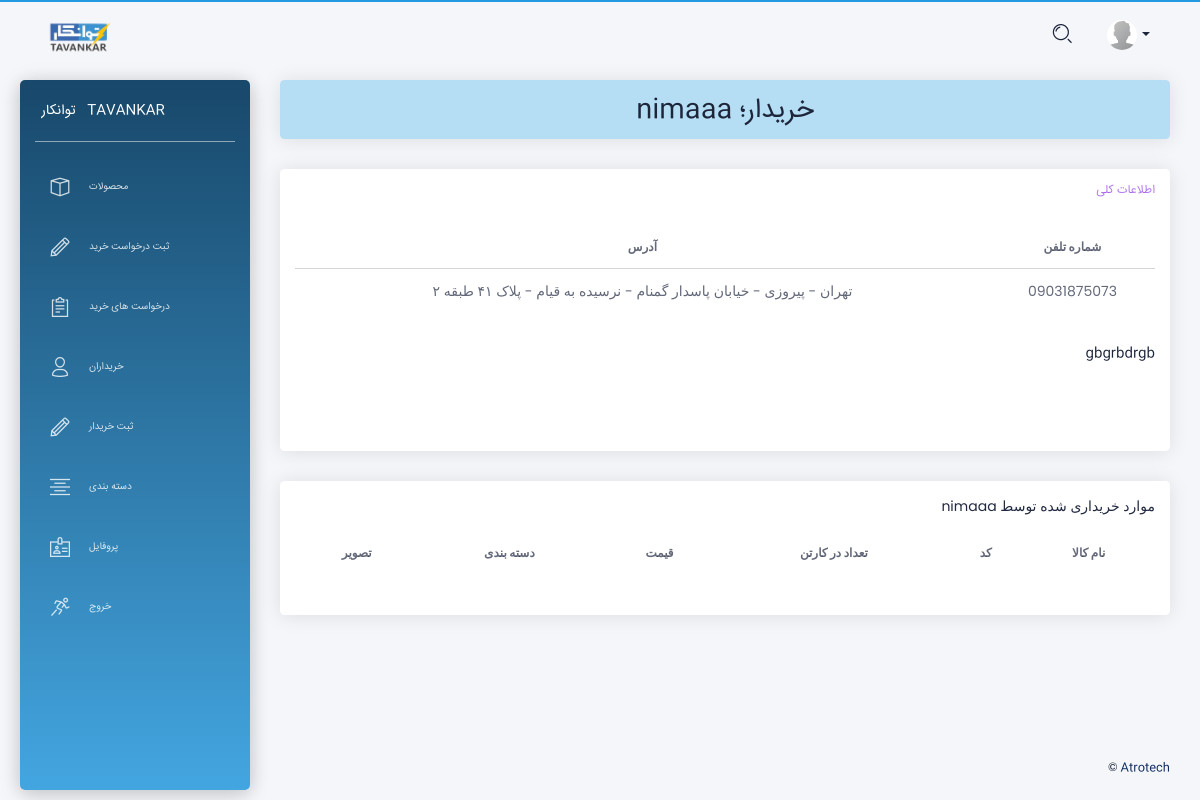
/buyer_detail/1/ (signed in), run on an earlier commit of the app's database.
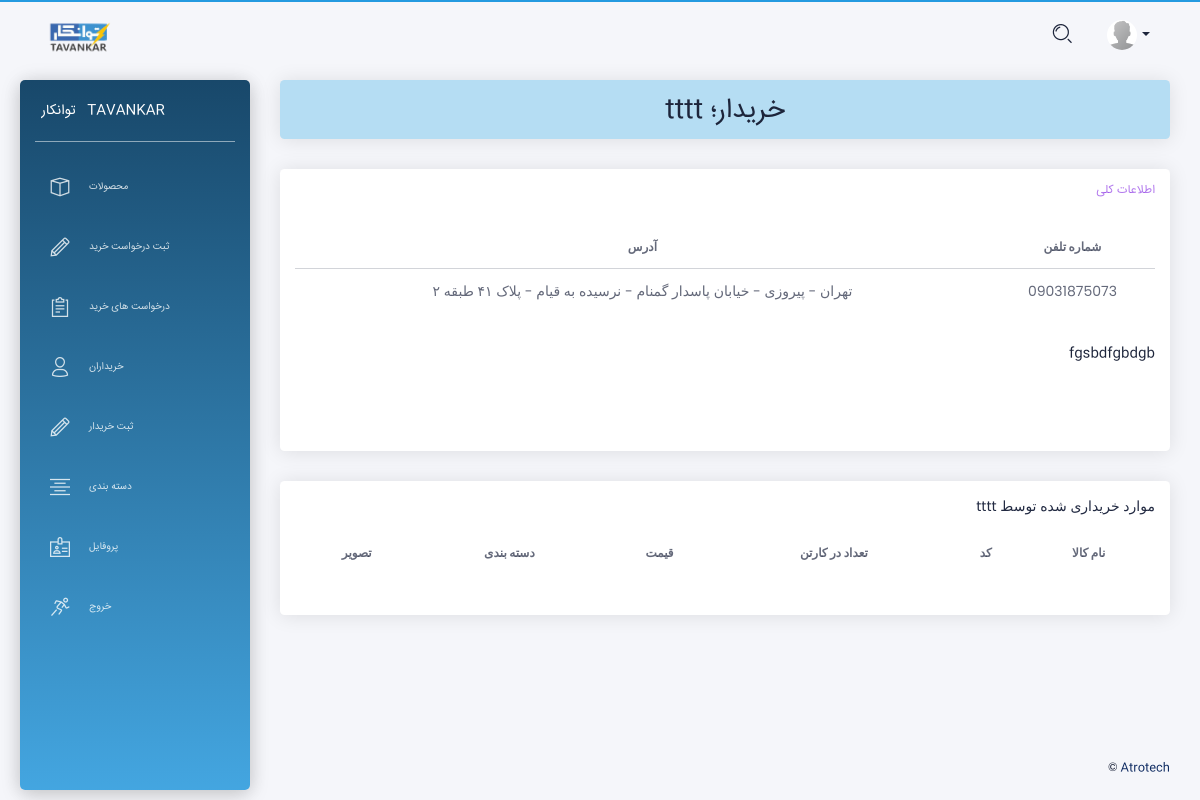
And on a later commit of the database.
### app/models.py (models this page shows, shortened)
class Buyers(models.Model):
    name = models.CharField(max_length=200, unique=True, verbose_name = "نام")
    phone_number = models.CharField(max_length=50,null=True, blank=True,verbose_name = "شماره تلفن")
    address=models.CharField(max_length=200,null=True, blank=True,verbose_name = "آدرس")
    description = models.TextField(max_length=1000, null=True, blank=True, verbose_name = "توضیحات")
    class Meta:
        verbose_name = "خریدار"
        verbose_name_plural = "خریداران"

### app/views.py (the view)
# urls.py: path('buyer_detail/<int:id>/',views.buyer_detail,name='buyer_detail'),
@login_required()
def buyer_detail(request, id):
    buyer = get_object_or_404(models.Buyers, id=id)
    products = ''
    context = {'buyer':buyer, 'products':products}
    return render(request, 'buyer_detail.html', context)

### templates/buyer_detail.html (shortened to what this page needs)
{% extends "layouts/base.html" %}
{% block content %}
<div class="row">
  <div class="col-md-12">
    <div class="card card-lavender">
      <div class="card-header">
        <h2 class="card-title" dir="rtl" align="center"> خریدار؛  {{ buyer.name }} </h2>
      </div>
    </div>
  </div>
</div>
<div class="row">
  <div class="col-md-12" dir="rtl" align="right">
    <div class="card card-user">
      <div class="card-header">
        <h6 class="card-title" style="color:#8d39e4ad;"> اطلاعات کلی </h6>
      </div>
      <div class="card-body">
        <table class="table tablesorter text-center" id="">
          <thead class=" text-primary">
            <tr class="bold">
              <th> شماره تلفن </th>
              <th> آدرس </th>
            </tr>
          </thead>
          <tbody>
            <tr>
              <td> {{ buyer.phone_number }} </td>
              <td> {{ buyer.address }} </td>
            </tr>
          </tbody>
        </table>
        <div align="right" dir="rtl" class="card-description">
          <p class="category"> {{ buyer.description|linebreaks }} </p>
        </div>
      </div>
    </div>
  </div>
  <div class="col-md-12">
    <div class="card" align="right" dir="rtl">
      <div class="card-header"> موارد خریداری شده توسط {{ buyer.name }} </div>
      <div class="card-body">
        <div class="table-responsive">
          <table class="table tablesorter text-center" id="">
            <thead class=" text-primary">
              <tr class="bold">
                <th> نام کالا </th>
                <th> کد </th>
                <th> تعداد در کارتن </th>
                <th> قیمت </th>
                <th> دسته بندی </th>
                <th> تصویر </th>
              </tr>
            </thead>
          </table>
        </div>
      </div>
    </div>
  </div>
</div>
{% endblock content %}

What changed in the data, as far as the page shows it:
changed Buyers "تهران - پیروزی - خیابان پاسدار گمنام - نرسیده به قیام - پلاک ۴۱ طبقه ۲": name "nimaaa" → "tttt"; description "gbgrbdrgb" → "fgsbdfgbdgb"
